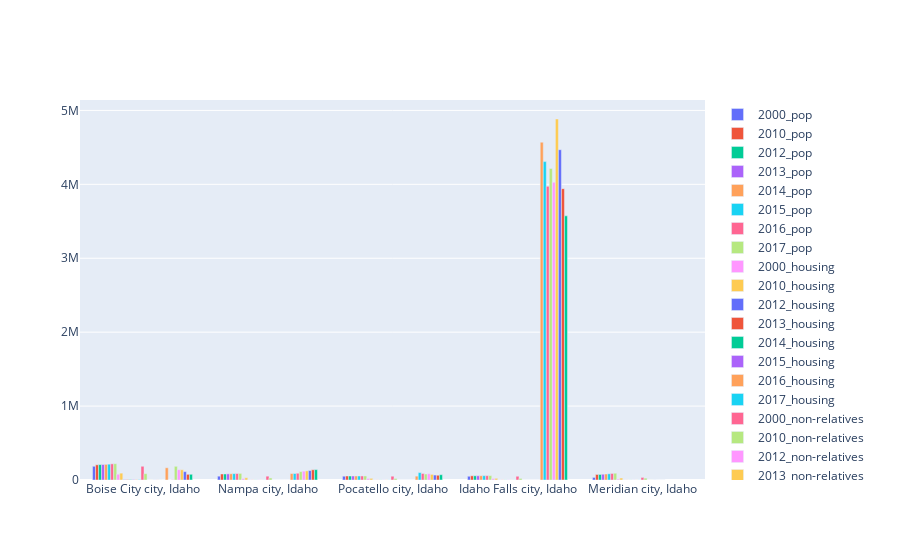

This figure's notebook cell:
### Markdown cell above
**Plot with emissions data**

### Code cell
fig = go.Figure(data=[
    go.Bar(name='2000_pop', x=id_join['City_Name'], y=id_join['Total_Population_2000']),
    go.Bar(name='2010_pop', x=id_join['City_Name'], y=id_join['Total_Population_2010']),
    go.Bar(name='2012_pop', x=id_join['City_Name'], y=id_join['Total_Population_2012']),
    go.Bar(name='2013_pop', x=id_join['City_Name'], y=id_join['Total_Population_2013']),
    go.Bar(name='2014_pop', x=id_join['City_Name'], y=id_join['Total_Population_2014']),
    go.Bar(name='2015_pop', x=id_join['City_Name'], y=id_join['Total_Population_2015']),
    go.Bar(name='2016_pop', x=id_join['City_Name'], y=id_join['Total_Population_2016']),
    go.Bar(name='2017_pop', x=id_join['City_Name'], y=id_join['Total_Population_2017']),
    go.Bar(name='2000_housing', x=id_join['City_Name'], y=id_join['Total_Housing_2000']),
    go.Bar(name='2010_housing', x=id_join['City_Name'], y=id_join['Total_Housing_2010']),
    go.Bar(name='2012_housing', x=id_join['City_Name'], y=id_join['Total_Housing_2012']),
    go.Bar(name='2013_housing', x=id_join['City_Name'], y=id_join['Total_Housing_2013']),
    go.Bar(name='2014_housing', x=id_join['City_Name'], y=id_join['Total_Housing_2014']),
    go.Bar(name='2015_housing', x=id_join['City_Name'], y=id_join['Total_Housing_2015']),
    go.Bar(name='2016_housing', x=id_join['City_Name'], y=id_join['Total_Housing_2016']),
    go.Bar(name='2017_housing', x=id_join['City_Name'], y=id_join['Total_Housing_2017']),
    go.Bar(name='2000_non-relatives', x=id_join['City_Name'], y=id_join['Presence_of_Non-Relatives_2000']),
    go.Bar(name='2010_non-relatives', x=id_join['City_Name'], y=id_join['Presence_of_Non-Relatives_2010']),
    go.Bar(name='2012_non-relatives', x=id_join['City_Name'], y=id_join['Presence_of_Non-Relatives_2012']),
    go.Bar(name='2013_non-relatives', x=id_join['City_Name'], y=id_join['Presence_of_Non-Relatives_2013']),
    go.Bar(name='2014_non-relatives', x=id_join['City_Name'], y=id_join['Presence_of_Non-Relatives_2014']),
    go.Bar(name='2015_non-relatives', x=id_join['City_Name'], y=id_join['Presence_of_Non-Relatives_2015']),
    go.Bar(name='2016_non-relatives', x=id_join['City_Name'], y=id_join['Presence_of_Non-Relatives_2016']),
    go.Bar(name='2017_non-relatives', x=id_join['City_Name'], y=id_join['Presence_of_Non-Relatives_2017']),
    go.Bar(name='2010_direct_emissions', x=id_join['City_Name'], y=id_join['2010']),
    go.Bar(name='2011_direct_emissions', x=id_join['City_Name'], y=id_join['2011']),
    go.Bar(name='2012_direct_emissions', x=id_join['City_Name'], y=id_join['2012']),
    go.Bar(name='2013_direct_emissions', x=id_join['City_Name'], y=id_join['2013']),
    go.Bar(name='2014_direct_emissions', x=id_join['City_Name'], y=id_join['2014']),
    go.Bar(name='2015_direct_emissions', x=id_join['City_Name'], y=id_join['2015']),
    go.Bar(name='2016_direct_emissions', x=id_join['City_Name'], y=id_join['2016']),
    go.Bar(name='2017_direct_emissions', x=id_join['City_Name'], y=id_join['2017']),
    go.Bar(name='2018_direct_emissions', x=id_join['City_Name'], y=id_join['2018'])
])
fig.update_layout(barmode='group')
fig.show()

### Figure 1 — Plotly figure (JSON) as saved in the notebook; plotly's stock layout.template omitted (floating-point values rounded to 4 significant figures)
{"data": [{"name": "2000_pop", "type": "bar", "x": ["Boise City city, Idaho", "Nampa city, Idaho", "Pocatello city, Idaho", "Idaho Falls city, Idaho", "Meridian city, Idaho"], "y": [185787, 51867, 51466, 50730, 34919]}, {"name": "2010_pop", "type": "bar", "x": ["Boise City city, Idaho", "Nampa city, Idaho", "Pocatello city, Idaho", "Idaho Falls city, Idaho", "Meridian city, Idaho"], "y": [205671, 81557, 54255, 56813, 75092]}, {"name": "2012_pop", "type": "bar", "x": ["Boise City city, Idaho", "Nampa city, Idaho", "Pocatello city, Idaho", "Idaho Falls city, Idaho", "Meridian city, Idaho"], "y": [208332, 81667, 54145, 57021, 75210]}, {"name": "2013_pop", "type": "bar", "x": ["Boise City city, Idaho", "Nampa city, Idaho", "Pocatello city, Idaho", "Idaho Falls city, Idaho", "Meridian city, Idaho"], "y": [209726, 83140, 54355, 57536, 78061]}, {"name": "2014_pop", "type": "bar", "x": ["Boise City city, Idaho", "Nampa city, Idaho", "Pocatello city, Idaho", "Idaho Falls city, Idaho", "Meridian city, Idaho"], "y": [211655, 84660, 54466, 57935, 81025]}, {"name": "2015_pop", "type": "bar", "x": ["Boise City city, Idaho", "Nampa city, Idaho", "Pocatello city, Idaho", "Idaho Falls city, Idaho", "Meridian city, Idaho"], "y": [214196, 86203, 54549, 58374, 84018]}, {"name": "2016_pop", "type": "bar", "x": ["Boise City city, Idaho", "Nampa city, Idaho", "Pocatello city, Idaho", "Idaho Falls city, Idaho", "Meridian city, Idaho"], "y": [218677, 87896, 54592, 58933, 88247]}, {"name": "2017_pop", "type": "bar", "x": ["Boise City city, Idaho", "Nampa city, Idaho", "Pocatello city, Idaho", "Idaho Falls city, Idaho", "Meridian city, Idaho"], "y": [220859, 89576, 54658, 59414, 91917]}, {"name": "2000_housing", "type": "bar", "x": ["Boise City city, Idaho", "Nampa city, Idaho", "Pocatello city, Idaho", "Idaho Falls city, Idaho", "Meridian city, Idaho"], "y": ["77850", "19379", "20627", "19771", "12293"]}, {"name": "2010_housing", "type": "bar", "x": ["Boise City city, Idaho", "Nampa city, Idaho", "Pocatello city, Idaho", "Idaho Falls city, Idaho", "Meridian city, Idaho"], "y": [92700, 30507, 22404, 22977, 26674]}, {"name": "2012_housing", "type": "bar", "x": ["Boise City city, Idaho", "Nampa city, Idaho", "Pocatello city, Idaho", "Idaho Falls city, Idaho", "Meridian city, Idaho"], "y": [5659, 1694, 1686, 1681, 1444]}, {"name": "2013_housing", "type": "bar", "x": ["Boise City city, Idaho", "Nampa city, Idaho", "Pocatello city, Idaho", "Idaho Falls city, Idaho", "Meridian city, Idaho"], "y": [5617, 1641, 1713, 1708, 1314]}, {"name": "2014_housing", "type": "bar", "x": ["Boise City city, Idaho", "Nampa city, Idaho", "Pocatello city, Idaho", "Idaho Falls city, Idaho", "Meridian city, Idaho"], "y": [5677, 1613, 1750, 1788, 1197]}, {"name": "2015_housing", "type": "bar", "x": ["Boise City city, Idaho", "Nampa city, Idaho", "Pocatello city, Idaho", "Idaho Falls city, Idaho", "Meridian city, Idaho"], "y": [5699, 1613, 1819, 1852, 1112]}, {"name": "2016_housing", "type": "bar", "x": ["Boise City city, Idaho", "Nampa city, Idaho", "Pocatello city, Idaho", "Idaho Falls city, Idaho", "Meridian city, Idaho"], "y": [5859, 1703, 1797, 1848, 1176]}, {"name": "2017_housing", "type": "bar", "x": ["Boise City city, Idaho", "Nampa city, Idaho", "Pocatello city, Idaho", "Idaho Falls city, Idaho", "Meridian city, Idaho"], "y": [5814, 1707, 1763, 1840, 1213]}, {"name": "2000_non-relatives", "type": "bar", "x": ["Boise City city, Idaho", "Nampa city, Idaho", "Pocatello city, Idaho", "Idaho Falls city, Idaho", "Meridian city, Idaho"], "y": ["185787", "51867", "51466", "50730", "34919"]}, {"name": "2010_non-relatives", "type": "bar", "x": ["Boise City city, Idaho", "Nampa city, Idaho", "Pocatello city, Idaho", "Idaho Falls city, Idaho", "Meridian city, Idaho"], "y": [85704, 27729, 20832, 21203, 25302]}, {"name": "2012_non-relatives", "type": "bar", "x": ["Boise City city, Idaho", "Nampa city, Idaho", "Pocatello city, Idaho", "Idaho Falls city, Idaho", "Meridian city, Idaho"], "y": [1077, 327, 95, 445, 604]}, {"name": "2013_non-relatives", "type": "bar", "x": ["Boise City city, Idaho", "Nampa city, Idaho", "Pocatello city, Idaho", "Idaho Falls city, Idaho", "Meridian city, Idaho"], "y": [994, 415, 100, 469, 560]}, {"name": "2014_non-relatives", "type": "bar", "x": ["Boise City city, Idaho", "Nampa city, Idaho", "Pocatello city, Idaho", "Idaho Falls city, Idaho", "Meridian city, Idaho"], "y": [1009, 405, 102, 247, 631]}, {"name": "2015_non-relatives", "type": "bar", "x": ["Boise City city, Idaho", "Nampa city, Idaho", "Pocatello city, Idaho", "Idaho Falls city, Idaho", "Meridian city, Idaho"], "y": [933, 401, 111, 130, 272]}, {"name": "2016_non-relatives", "type": "bar", "x": ["Boise City city, Idaho", "Nampa city, Idaho", "Pocatello city, Idaho", "Idaho Falls city, Idaho", "Meridian city, Idaho"], "y": [591, 389, 112, 161, 374]}, {"name": "2017_non-relatives", "type": "bar", "x": ["Boise City city, Idaho", "Nampa city, Idaho", "Pocatello city, Idaho", "Idaho Falls city, Idaho", "Meridian city, Idaho"], "y": [356, 320, 184, 297, 262]}, {"name": "2010_direct_emissions", "type": "bar", "x": ["Boise City city, Idaho", "Nampa city, Idaho", "Pocatello city, Idaho", "Idaho Falls city, Idaho", "Meridian city, Idaho"], "y": [165400.0, 87260.0, 52240.0, 4570000.0, null]}, {"name": "2011_direct_emissions", "type": "bar", "x": ["Boise City city, Idaho", "Nampa city, Idaho", "Pocatello city, Idaho", "Idaho Falls city, Idaho", "Meridian city, Idaho"], "y": [332.3, 87950.0, 100300.0, 4308000.0, null]}, {"name": "2012_direct_emissions", "type": "bar", "x": ["Boise City city, Idaho", "Nampa city, Idaho", "Pocatello city, Idaho", "Idaho Falls city, Idaho", "Meridian city, Idaho"], "y": [3131.0, 91500.0, 88200.0, 3973000.0, null]}, {"name": "2013_direct_emissions", "type": "bar", "x": ["Boise City city, Idaho", "Nampa city, Idaho", "Pocatello city, Idaho", "Idaho Falls city, Idaho", "Meridian city, Idaho"], "y": [185300.0, 113700.0, 80940.0, 4215000.0, null]}, {"name": "2014_direct_emissions", "type": "bar", "x": ["Boise City city, Idaho", "Nampa city, Idaho", "Pocatello city, Idaho", "Idaho Falls city, Idaho", "Meridian city, Idaho"], "y": [139400.0, 120100.0, 85230.0, 4027000.0, null]}, {"name": "2015_direct_emissions", "type": "bar", "x": ["Boise City city, Idaho", "Nampa city, Idaho", "Pocatello city, Idaho", "Idaho Falls city, Idaho", "Meridian city, Idaho"], "y": [138800.0, 123800.0, 75900.0, 4884000.0, null]}, {"name": "2016_direct_emissions", "type": "bar", "x": ["Boise City city, Idaho", "Nampa city, Idaho", "Pocatello city, Idaho", "Idaho Falls city, Idaho", "Meridian city, Idaho"], "y": [113200.0, 128100.0, 66910.0, 4469000.0, null]}, {"name": "2017_direct_emissions", "type": "bar", "x": ["Boise City city, Idaho", "Nampa city, Idaho", "Pocatello city, Idaho", "Idaho Falls city, Idaho", "Meridian city, Idaho"], "y": [76920.0, 138800.0, 64420.0, 3942000.0, null]}, {"name": "2018_direct_emissions", "type": "bar", "x": ["Boise City city, Idaho", "Nampa city, Idaho", "Pocatello city, Idaho", "Idaho Falls city, Idaho", "Meridian city, Idaho"], "y": [77440.0, 140600.0, 71840.0, 3574000.0, null]}], "layout": {"barmode": "group"}}
